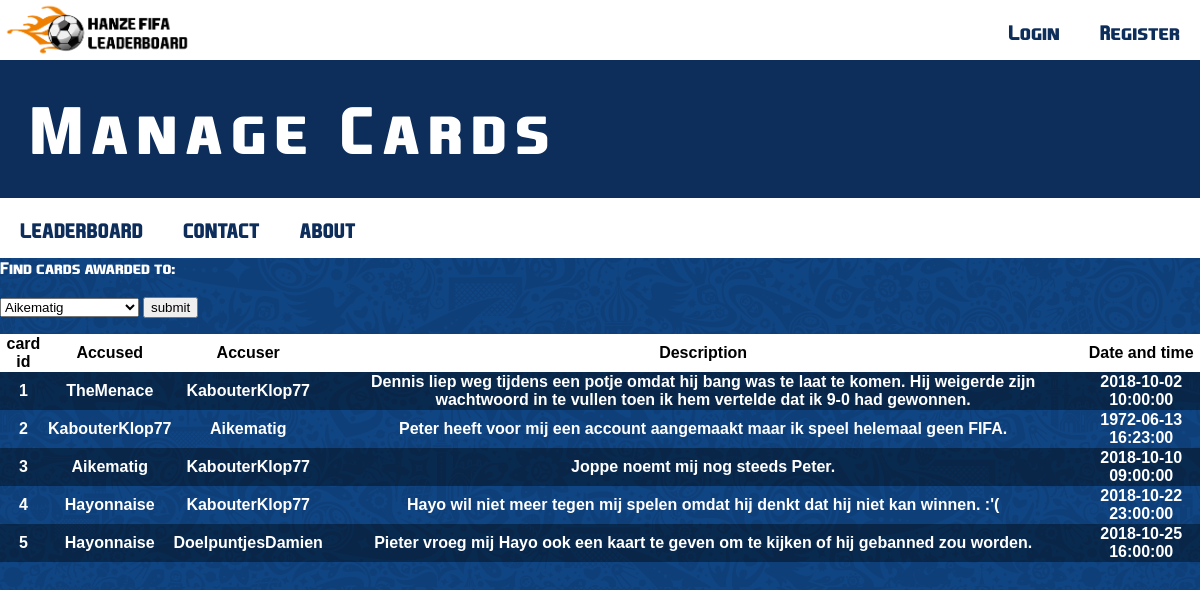
/cardsFormHayo.php, run on an earlier commit of the app's database.
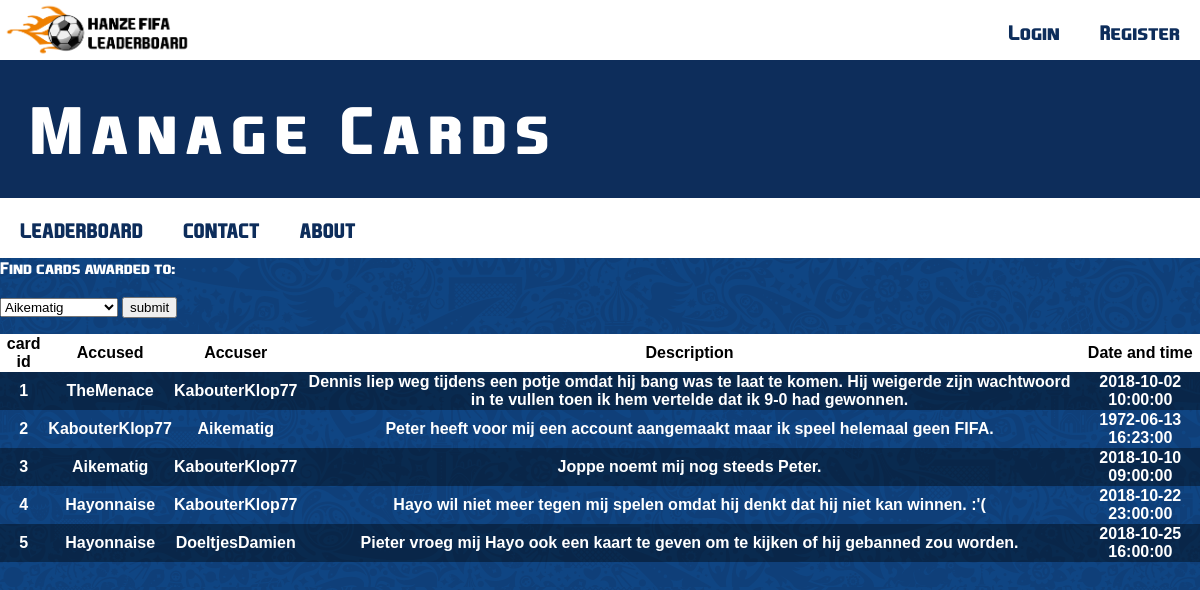
And on a later commit of the database.
### tables this page shows
CREATE TABLE `cards` (
  `id` int(11) NOT NULL,
  `accuser` int(11) NOT NULL,
  `accused` int(11) NOT NULL,
  `description` varchar(500) NOT NULL,
  `datetime` datetime NOT NULL
);

CREATE TABLE `users` (
  `id` int(11) NOT NULL,
  `name` varchar(45) NOT NULL,
  `realname` varchar(45) DEFAULT NULL,
  `password` varchar(64) NOT NULL,
  `score` decimal(11,3) NOT NULL,
  `highscore` int(11) DEFAULT NULL,
  `email` varchar(45) NOT NULL,
  `confirmation` varchar(45) DEFAULT NULL,
  `avatar` varchar(512) DEFAULT NULL,
  `favteam` varchar(28) DEFAULT NULL,
  `roles_id` int(11) NOT NULL,
  `joindate` datetime NOT NULL,
  `salt` varchar(64) DEFAULT NULL
);

### classes/DB.php (called while the page is built, shortened)
<?php
    class DB {
        private static $_instance = null;
        public static function conn()
        {
            if (!isset(self::$_instance)) {
                self::$_instance = new DB();
            }
            return self::$_instance;
        }
    }

### classes/Session.php (called while the page is built, shortened)
<?php
class Session
{
    public static function exists($name)
    {
        return (isset($_SESSION[$name])) ? true : false;
    }
}

### classes/User.php (called while the page is built, shortened)
<?php
class User
{
    private $_db,
        $_data,
        $_isLoggedIn;
    public function data()
    {
        return $this->_data;
    }
}

### functions/sanitize.php (called while the page is built)
<?php
    function escape($string) {
        return htmlentities($string, ENT_QUOTES, 'UTF-8');
    }

### cardsFormHayo.php (the view, shortened to what this page needs)
<?php
Include_once('layouts/header.php');
include_once('core/init.php');
include_once('fifadbconn.php');
$query2 = "SELECT `name`";
$query2 .= "FROM `users` ORDER BY `name` ASC";
$result2 = mysqli_query($db,$query2) or die ('Error querying database');
?>
<form class="" action="" method="post">
Find cards awarded to:</br></br>
<select name="geval">
  <?php
  while ($row = mysqli_fetch_assoc($result2)) {
    if ($row['name'] != escape($user->data()->name)) {
      echo "<option value=";
      echo $row['name'];
      echo ">";
      echo $row['name'];
      echo "</option>";
    };
  }
  ?>
</select>
  <input type="submit" name="submit" value="submit">
</form>
<table>
<tr style="background-color:white; color: black;"><th>card id</th><th>Accused</th><th>Accuser</th><th>Description</th><th>Date and time</th>
<?php
$query = "select c.id As 'Cardid' , u.name as Accused , u2.name as Accuser, c.description, c.datetime as 'time'";
$query .= " from cards c join users u on c.accused = u.id join users u2 on c.accuser = u2.id";
$result = mysqli_query($db,$query) OR die("Query failed");
while ($row = mysqli_fetch_assoc($result)) {
  echo "<tr><th>$row[Cardid]</th><th>$row[Accused]</th><th>$row[Accuser]</th><th>$row[description]</th><th>$row[time]</th>";
}
echo "</table>";
?>

What changed in the data, as far as the page shows it:
changed through a linked row, cards: accuser.name "DoelpuntjesDamien" → "DoeltjesDamien"
